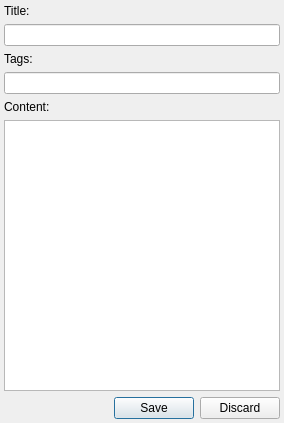
<?xml version="1.0" encoding="UTF-8"?>
<ui version="4.0">
 <class>NoteWidget</class>
 <widget class="QWidget" name="NoteWidget">
  <property name="geometry">
   <rect>
    <x>0</x>
    <y>0</y>
    <width>284</width>
    <height>423</height>
   </rect>
  </property>
  <property name="windowTitle">
   <string>Form</string>
  </property>
  <layout class="QVBoxLayout" name="verticalLayout_2">
   <property name="margin">
    <number>0</number>
   </property>
   <item>
    <widget class="QWidget" name="frameWidget" native="true">
     <layout class="QVBoxLayout" name="verticalLayout">
      <property name="margin">
       <number>4</number>
      </property>
      <item>
       <widget class="QLabel" name="label">
        <property name="text">
         <string>Title:</string>
        </property>
        <property name="buddy">
         <cstring>editTitle</cstring>
        </property>
       </widget>
      </item>
      <item>
       <widget class="QLineEdit" name="editTitle"/>
      </item>
      <item>
       <widget class="QLabel" name="label_2">
        <property name="text">
         <string>Tags:</string>
        </property>
        <property name="buddy">
         <cstring>editTags</cstring>
        </property>
       </widget>
      </item>
      <item>
       <widget class="TagEdit" name="editTags"/>
      </item>
      <item>
       <widget class="QLabel" name="label_3">
        <property name="text">
         <string>Content:</string>
        </property>
        <property name="buddy">
         <cstring>editContent</cstring>
        </property>
       </widget>
      </item>
      <item>
       <widget class="QPlainTextEdit" name="editContent"/>
      </item>
      <item>
       <widget class="QDialogButtonBox" name="buttonBox">
        <property name="standardButtons">
         <set>QDialogButtonBox::Discard|QDialogButtonBox::Save</set>
        </property>
       </widget>
      </item>
     </layout>
    </widget>
   </item>
  </layout>
 </widget>
 <customwidgets>
  <customwidget>
   <class>TagEdit</class>
   <extends>QLineEdit</extends>
   <header>propertywidgets/tagedit.h</header>
  </customwidget>
 </customwidgets>
 <resources/>
 <connections>
  <connection>
   <sender>buttonBox</sender>
   <signal>accepted()</signal>
   <receiver>NoteWidget</receiver>
   <slot>saveNote()</slot>
   <hints>
    <hint type="sourcelabel">
     <x>351</x>
     <y>281</y>
    </hint>
    <hint type="destinationlabel">
     <x>422</x>
     <y>284</y>
    </hint>
   </hints>
  </connection>
  <connection>
   <sender>buttonBox</sender>
   <signal>rejected()</signal>
   <receiver>NoteWidget</receiver>
   <slot>discardNote()</slot>
   <hints>
    <hint type="sourcelabel">
     <x>218</x>
     <y>281</y>
    </hint>
    <hint type="destinationlabel">
     <x>221</x>
     <y>317</y>
    </hint>
   </hints>
  </connection>
 </connections>
 <slots>
  <slot>saveNote()</slot>
  <slot>discardNote()</slot>
 </slots>
</ui>
